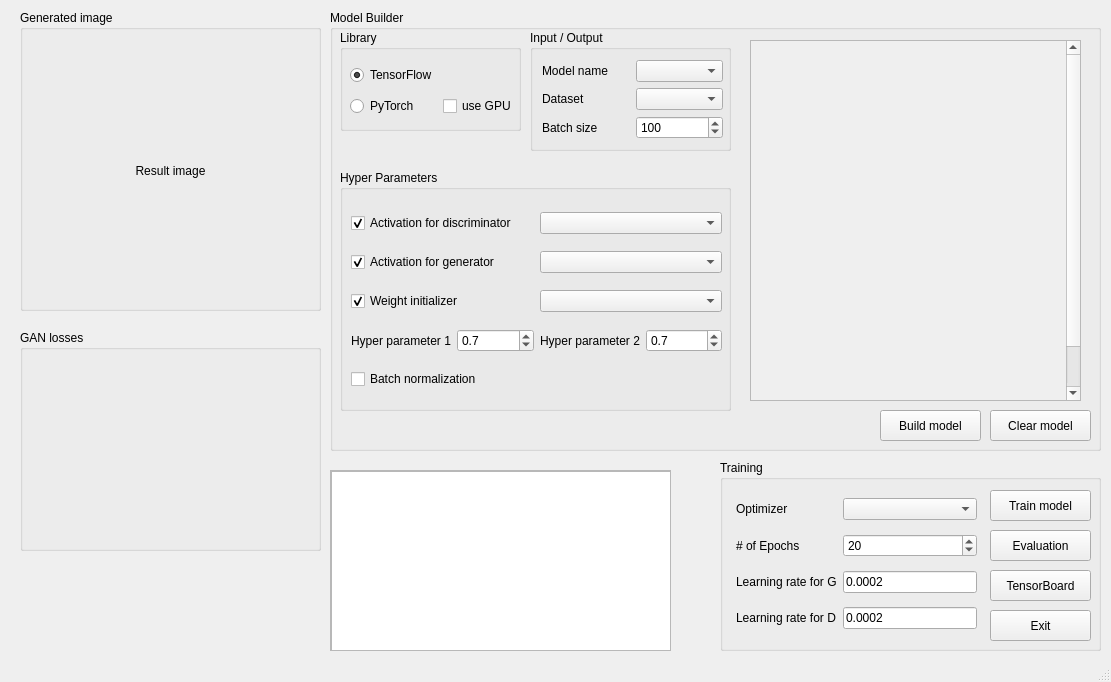
<?xml version="1.0" encoding="UTF-8"?>
<ui version="4.0">
 <class>MainWindow</class>
 <widget class="QMainWindow" name="MainWindow">
  <property name="geometry">
   <rect>
    <x>0</x>
    <y>0</y>
    <width>1111</width>
    <height>682</height>
   </rect>
  </property>
  <property name="windowTitle">
   <string>MNIST Testbed</string>
  </property>
  <widget class="QWidget" name="centralwidget">
   <widget class="QGroupBox" name="groupBox_genImage">
    <property name="geometry">
     <rect>
      <x>20</x>
      <y>10</y>
      <width>301</width>
      <height>301</height>
     </rect>
    </property>
    <property name="title">
     <string>Generated image</string>
    </property>
    <widget class="QLabel" name="label_genImage">
     <property name="geometry">
      <rect>
       <x>10</x>
       <y>30</y>
       <width>281</width>
       <height>261</height>
      </rect>
     </property>
     <property name="text">
      <string>Result image</string>
     </property>
     <property name="alignment">
      <set>Qt::AlignCenter</set>
     </property>
    </widget>
   </widget>
   <widget class="QGroupBox" name="groupBox_modelBuilder">
    <property name="geometry">
     <rect>
      <x>330</x>
      <y>10</y>
      <width>771</width>
      <height>441</height>
     </rect>
    </property>
    <property name="title">
     <string>Model Builder</string>
    </property>
    <widget class="QGroupBox" name="groupBox_library">
     <property name="geometry">
      <rect>
       <x>10</x>
       <y>20</y>
       <width>181</width>
       <height>101</height>
      </rect>
     </property>
     <property name="title">
      <string>Library</string>
     </property>
     <widget class="QWidget" name="layoutWidget">
      <property name="geometry">
       <rect>
        <x>10</x>
        <y>30</y>
        <width>169</width>
        <height>61</height>
       </rect>
      </property>
      <layout class="QGridLayout" name="gridLayout">
       <item row="0" column="0">
        <widget class="QRadioButton" name="radioButton_tensorflow">
         <property name="text">
          <string>TensorFlow</string>
         </property>
         <property name="checked">
          <bool>true</bool>
         </property>
        </widget>
       </item>
       <item row="1" column="0">
        <widget class="QRadioButton" name="radioButton_pytorch">
         <property name="text">
          <string>PyTorch</string>
         </property>
         <property name="checked">
          <bool>false</bool>
         </property>
        </widget>
       </item>
       <item row="1" column="1">
        <widget class="QCheckBox" name="checkBox_gpuMode">
         <property name="text">
          <string>use GPU</string>
         </property>
        </widget>
       </item>
      </layout>
     </widget>
    </widget>
    <widget class="QGroupBox" name="groupBox_input">
     <property name="geometry">
      <rect>
       <x>200</x>
       <y>20</y>
       <width>201</width>
       <height>121</height>
      </rect>
     </property>
     <property name="title">
      <string>Input / Output</string>
     </property>
     <widget class="QWidget" name="layoutWidget">
      <property name="geometry">
       <rect>
        <x>12</x>
        <y>30</y>
        <width>181</width>
        <height>81</height>
       </rect>
      </property>
      <layout class="QGridLayout" name="gridLayout_input">
       <item row="1" column="1">
        <widget class="QComboBox" name="comboBox_dataset"/>
       </item>
       <item row="1" column="0">
        <widget class="QLabel" name="label_dataset">
         <property name="text">
          <string>Dataset</string>
         </property>
        </widget>
       </item>
       <item row="0" column="0">
        <widget class="QLabel" name="label_modelName">
         <property name="text">
          <string>Model name</string>
         </property>
        </widget>
       </item>
       <item row="0" column="1">
        <widget class="QComboBox" name="comboBox_model"/>
       </item>
       <item row="2" column="0">
        <widget class="QLabel" name="label_batchSize">
         <property name="text">
          <string>Batch size</string>
         </property>
         <property name="alignment">
          <set>Qt::AlignLeading|Qt::AlignLeft|Qt::AlignVCenter</set>
         </property>
        </widget>
       </item>
       <item row="2" column="1">
        <widget class="QSpinBox" name="spinBox_batchSize">
         <property name="maximum">
          <number>10000</number>
         </property>
         <property name="singleStep">
          <number>1</number>
         </property>
         <property name="value">
          <number>100</number>
         </property>
        </widget>
       </item>
      </layout>
     </widget>
    </widget>
    <widget class="QGroupBox" name="groupBox_hyperParam">
     <property name="geometry">
      <rect>
       <x>10</x>
       <y>160</y>
       <width>391</width>
       <height>241</height>
      </rect>
     </property>
     <property name="title">
      <string>Hyper Parameters</string>
     </property>
     <widget class="QWidget" name="layoutWidget">
      <property name="geometry">
       <rect>
        <x>11</x>
        <y>31</y>
        <width>371</width>
        <height>201</height>
       </rect>
      </property>
      <layout class="QVBoxLayout" name="verticalLayout">
       <item>
        <layout class="QHBoxLayout" name="horizontalLayout_actFnDisc">
         <item>
          <widget class="QCheckBox" name="checkBox_actFnDisc">
           <property name="text">
            <string>Activation for discriminator</string>
           </property>
           <property name="checked">
            <bool>true</bool>
           </property>
          </widget>
         </item>
         <item>
          <widget class="QComboBox" name="comboBox_actFnDisc"/>
         </item>
        </layout>
       </item>
       <item>
        <layout class="QHBoxLayout" name="horizontalLayout_actFnGen">
         <item>
          <widget class="QCheckBox" name="checkBox_actFnGen">
           <property name="text">
            <string>Activation for generator</string>
           </property>
           <property name="checked">
            <bool>true</bool>
           </property>
          </widget>
         </item>
         <item>
          <widget class="QComboBox" name="comboBox_actFnGen"/>
         </item>
        </layout>
       </item>
       <item>
        <layout class="QHBoxLayout" name="horizontalLayout_initFn">
         <item>
          <widget class="QCheckBox" name="checkBox_initFn">
           <property name="text">
            <string>Weight initializer</string>
           </property>
           <property name="checked">
            <bool>true</bool>
           </property>
          </widget>
         </item>
         <item>
          <widget class="QComboBox" name="comboBox_initFn"/>
         </item>
        </layout>
       </item>
       <item>
        <layout class="QHBoxLayout" name="horizontalLayout_hyperParam">
         <item>
          <widget class="QLabel" name="label_hyperParam1">
           <property name="text">
            <string>Hyper parameter 1</string>
           </property>
           <property name="alignment">
            <set>Qt::AlignCenter</set>
           </property>
          </widget>
         </item>
         <item>
          <widget class="QDoubleSpinBox" name="doubleSpinBox_hyperParam1">
           <property name="decimals">
            <number>1</number>
           </property>
           <property name="maximum">
            <double>1.000000000000000</double>
           </property>
           <property name="singleStep">
            <double>0.100000000000000</double>
           </property>
           <property name="value">
            <double>0.700000000000000</double>
           </property>
          </widget>
         </item>
         <item>
          <widget class="QLabel" name="label_hyperParam2">
           <property name="text">
            <string>Hyper parameter 2</string>
           </property>
           <property name="alignment">
            <set>Qt::AlignCenter</set>
           </property>
          </widget>
         </item>
         <item>
          <widget class="QDoubleSpinBox" name="doubleSpinBox_hyperParam2">
           <property name="decimals">
            <number>1</number>
           </property>
           <property name="maximum">
            <double>1.000000000000000</double>
           </property>
           <property name="singleStep">
            <double>0.100000000000000</double>
           </property>
           <property name="value">
            <double>0.700000000000000</double>
           </property>
          </widget>
         </item>
        </layout>
       </item>
       <item>
        <layout class="QHBoxLayout" name="horizontalLayout_batchNorm">
         <item>
          <widget class="QCheckBox" name="checkBox_bathNorm">
           <property name="text">
            <string>Batch normalization</string>
           </property>
          </widget>
         </item>
        </layout>
       </item>
      </layout>
     </widget>
    </widget>
    <widget class="QPushButton" name="pushButton_buildModel">
     <property name="geometry">
      <rect>
       <x>550</x>
       <y>400</y>
       <width>101</width>
       <height>31</height>
      </rect>
     </property>
     <property name="text">
      <string>Build model</string>
     </property>
    </widget>
    <widget class="QPushButton" name="pushButton_clearModel">
     <property name="geometry">
      <rect>
       <x>660</x>
       <y>400</y>
       <width>101</width>
       <height>31</height>
      </rect>
     </property>
     <property name="text">
      <string>Clear model</string>
     </property>
    </widget>
    <widget class="QScrollArea" name="scrollArea_modelViewer">
     <property name="geometry">
      <rect>
       <x>420</x>
       <y>30</y>
       <width>331</width>
       <height>361</height>
      </rect>
     </property>
     <property name="sizePolicy">
      <sizepolicy hsizetype="Expanding" vsizetype="Expanding">
       <horstretch>0</horstretch>
       <verstretch>0</verstretch>
      </sizepolicy>
     </property>
     <property name="palette">
      <palette>
       <active>
        <colorrole role="WindowText">
         <brush brushstyle="SolidPattern">
          <color alpha="255">
           <red>0</red>
           <green>0</green>
           <blue>0</blue>
          </color>
         </brush>
        </colorrole>
        <colorrole role="Dark">
         <brush brushstyle="SolidPattern">
          <color alpha="255">
           <red>159</red>
           <green>157</green>
           <blue>154</blue>
          </color>
         </brush>
        </colorrole>
        <colorrole role="Text">
         <brush brushstyle="SolidPattern">
          <color alpha="255">
           <red>0</red>
           <green>0</green>
           <blue>0</blue>
          </color>
         </brush>
        </colorrole>
        <colorrole role="ButtonText">
         <brush brushstyle="SolidPattern">
          <color alpha="255">
           <red>0</red>
           <green>0</green>
           <blue>0</blue>
          </color>
         </brush>
        </colorrole>
       </active>
       <inactive>
        <colorrole role="WindowText">
         <brush brushstyle="SolidPattern">
          <color alpha="255">
           <red>0</red>
           <green>0</green>
           <blue>0</blue>
          </color>
         </brush>
        </colorrole>
        <colorrole role="Dark">
         <brush brushstyle="SolidPattern">
          <color alpha="255">
           <red>159</red>
           <green>157</green>
           <blue>154</blue>
          </color>
         </brush>
        </colorrole>
        <colorrole role="Text">
         <brush brushstyle="SolidPattern">
          <color alpha="255">
           <red>0</red>
           <green>0</green>
           <blue>0</blue>
          </color>
         </brush>
        </colorrole>
        <colorrole role="ButtonText">
         <brush brushstyle="SolidPattern">
          <color alpha="255">
           <red>0</red>
           <green>0</green>
           <blue>0</blue>
          </color>
         </brush>
        </colorrole>
       </inactive>
       <disabled>
        <colorrole role="WindowText">
         <brush brushstyle="SolidPattern">
          <color alpha="255">
           <red>159</red>
           <green>157</green>
           <blue>154</blue>
          </color>
         </brush>
        </colorrole>
        <colorrole role="Dark">
         <brush brushstyle="SolidPattern">
          <color alpha="255">
           <red>159</red>
           <green>157</green>
           <blue>154</blue>
          </color>
         </brush>
        </colorrole>
        <colorrole role="Text">
         <brush brushstyle="SolidPattern">
          <color alpha="255">
           <red>159</red>
           <green>157</green>
           <blue>154</blue>
          </color>
         </brush>
        </colorrole>
        <colorrole role="ButtonText">
         <brush brushstyle="SolidPattern">
          <color alpha="255">
           <red>159</red>
           <green>157</green>
           <blue>154</blue>
          </color>
         </brush>
        </colorrole>
       </disabled>
      </palette>
     </property>
     <property name="verticalScrollBarPolicy">
      <enum>Qt::ScrollBarAsNeeded</enum>
     </property>
     <property name="horizontalScrollBarPolicy">
      <enum>Qt::ScrollBarAlwaysOff</enum>
     </property>
     <property name="sizeAdjustPolicy">
      <enum>QAbstractScrollArea::AdjustIgnored</enum>
     </property>
     <property name="widgetResizable">
      <bool>false</bool>
     </property>
     <property name="alignment">
      <set>Qt::AlignLeading|Qt::AlignLeft|Qt::AlignTop</set>
     </property>
     <widget class="QWidget" name="scrollAreaWidgetContents">
      <property name="geometry">
       <rect>
        <x>0</x>
        <y>0</y>
        <width>217</width>
        <height>407</height>
       </rect>
      </property>
     </widget>
    </widget>
   </widget>
   <widget class="QGroupBox" name="groupBox_training">
    <property name="geometry">
     <rect>
      <x>720</x>
      <y>460</y>
      <width>381</width>
      <height>191</height>
     </rect>
    </property>
    <property name="title">
     <string>Training</string>
    </property>
    <widget class="QWidget" name="layoutWidget">
     <property name="geometry">
      <rect>
       <x>16</x>
       <y>30</y>
       <width>241</width>
       <height>151</height>
      </rect>
     </property>
     <layout class="QGridLayout" name="gridLayout_training">
      <item row="0" column="0">
       <widget class="QLabel" name="label_optimizer">
        <property name="text">
         <string>Optimizer</string>
        </property>
        <property name="alignment">
         <set>Qt::AlignLeading|Qt::AlignLeft|Qt::AlignVCenter</set>
        </property>
       </widget>
      </item>
      <item row="0" column="1">
       <widget class="QComboBox" name="comboBox_optimizer"/>
      </item>
      <item row="1" column="0">
       <widget class="QLabel" name="label_numEpochs">
        <property name="text">
         <string># of Epochs</string>
        </property>
        <property name="alignment">
         <set>Qt::AlignLeading|Qt::AlignLeft|Qt::AlignVCenter</set>
        </property>
       </widget>
      </item>
      <item row="1" column="1">
       <widget class="QSpinBox" name="spinBox_numEpochs">
        <property name="maximum">
         <number>100000</number>
        </property>
        <property name="value">
         <number>20</number>
        </property>
       </widget>
      </item>
      <item row="2" column="0">
       <widget class="QLabel" name="label_learningRateD">
        <property name="text">
         <string>Learning rate for G</string>
        </property>
        <property name="alignment">
         <set>Qt::AlignLeading|Qt::AlignLeft|Qt::AlignVCenter</set>
        </property>
       </widget>
      </item>
      <item row="2" column="1">
       <widget class="QLineEdit" name="lineEdit_learningRateG">
        <property name="text">
         <string>0.0002</string>
        </property>
        <property name="readOnly">
         <bool>false</bool>
        </property>
       </widget>
      </item>
      <item row="3" column="0">
       <widget class="QLabel" name="label_learningRateG">
        <property name="text">
         <string>Learning rate for D</string>
        </property>
        <property name="alignment">
         <set>Qt::AlignLeading|Qt::AlignLeft|Qt::AlignVCenter</set>
        </property>
       </widget>
      </item>
      <item row="3" column="1">
       <widget class="QLineEdit" name="lineEdit_learningRateD">
        <property name="text">
         <string>0.0002</string>
        </property>
        <property name="readOnly">
         <bool>false</bool>
        </property>
       </widget>
      </item>
     </layout>
    </widget>
    <widget class="QPushButton" name="pushButton_trainModel">
     <property name="geometry">
      <rect>
       <x>270</x>
       <y>30</y>
       <width>101</width>
       <height>31</height>
      </rect>
     </property>
     <property name="text">
      <string>Train model</string>
     </property>
    </widget>
    <widget class="QPushButton" name="pushButton_evaluation">
     <property name="geometry">
      <rect>
       <x>270</x>
       <y>70</y>
       <width>101</width>
       <height>31</height>
      </rect>
     </property>
     <property name="text">
      <string>Evaluation</string>
     </property>
    </widget>
    <widget class="QPushButton" name="pushButton_tensorBoard">
     <property name="geometry">
      <rect>
       <x>270</x>
       <y>110</y>
       <width>101</width>
       <height>31</height>
      </rect>
     </property>
     <property name="text">
      <string>TensorBoard</string>
     </property>
    </widget>
    <widget class="QPushButton" name="pushButton_Exit">
     <property name="geometry">
      <rect>
       <x>270</x>
       <y>150</y>
       <width>101</width>
       <height>31</height>
      </rect>
     </property>
     <property name="text">
      <string>Exit</string>
     </property>
    </widget>
   </widget>
   <widget class="QGroupBox" name="groupBox_plotPrediction">
    <property name="geometry">
     <rect>
      <x>20</x>
      <y>330</y>
      <width>301</width>
      <height>221</height>
     </rect>
    </property>
    <property name="title">
     <string>GAN losses</string>
    </property>
    <widget class="QWidget" name="horizontalLayoutWidget">
     <property name="geometry">
      <rect>
       <x>9</x>
       <y>29</y>
       <width>281</width>
       <height>181</height>
      </rect>
     </property>
     <layout class="QHBoxLayout" name="horizontalLayout_plotPrediction"/>
    </widget>
   </widget>
   <widget class="QScrollArea" name="scrollArea_log">
    <property name="geometry">
     <rect>
      <x>330</x>
      <y>470</y>
      <width>341</width>
      <height>181</height>
     </rect>
    </property>
    <property name="widgetResizable">
     <bool>true</bool>
    </property>
    <widget class="QWidget" name="scrollAreaWidgetContents_log">
     <property name="geometry">
      <rect>
       <x>0</x>
       <y>0</y>
       <width>339</width>
       <height>179</height>
      </rect>
     </property>
     <widget class="QTextEdit" name="textEdit_log">
      <property name="geometry">
       <rect>
        <x>0</x>
        <y>0</y>
        <width>341</width>
        <height>181</height>
       </rect>
      </property>
     </widget>
    </widget>
   </widget>
  </widget>
  <widget class="QStatusBar" name="statusbar"/>
 </widget>
 <resources/>
 <connections/>
</ui>
